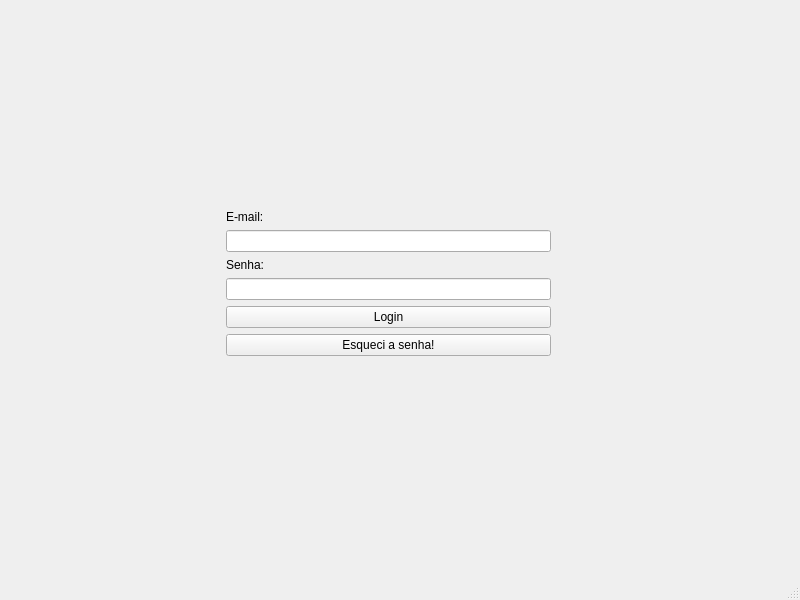
<?xml version="1.0" encoding="UTF-8"?>
<ui version="4.0">
 <class>MainWindow</class>
 <widget class="QMainWindow" name="MainWindow">
  <property name="geometry">
   <rect>
    <x>0</x>
    <y>0</y>
    <width>800</width>
    <height>600</height>
   </rect>
  </property>
  <property name="windowTitle">
   <string>MainWindow</string>
  </property>
  <widget class="QWidget" name="centralwidget">
   <widget class="QWidget" name="widget" native="true">
    <property name="geometry">
     <rect>
      <x>220</x>
      <y>210</y>
      <width>331</width>
      <height>151</height>
     </rect>
    </property>
    <widget class="QWidget" name="formLayoutWidget">
     <property name="geometry">
      <rect>
       <x>0</x>
       <y>0</y>
       <width>331</width>
       <height>151</height>
      </rect>
     </property>
     <layout class="QFormLayout" name="formLayout">
      <item row="0" column="1">
       <widget class="QLabel" name="label">
        <property name="text">
         <string>E-mail:</string>
        </property>
       </widget>
      </item>
      <item row="1" column="1">
       <widget class="QLineEdit" name="lineEdit"/>
      </item>
      <item row="2" column="1">
       <widget class="QLabel" name="label_2">
        <property name="text">
         <string>Senha:</string>
        </property>
       </widget>
      </item>
      <item row="3" column="1">
       <widget class="QLineEdit" name="lineEdit_2">
        <property name="echoMode">
         <enum>QLineEdit::Password</enum>
        </property>
       </widget>
      </item>
      <item row="4" column="1">
       <widget class="QPushButton" name="pushButton">
        <property name="text">
         <string>Login</string>
        </property>
       </widget>
      </item>
      <item row="5" column="1">
       <widget class="QPushButton" name="pushButton_2">
        <property name="text">
         <string>Esqueci a senha!</string>
        </property>
       </widget>
      </item>
     </layout>
    </widget>
   </widget>
  </widget>
  <widget class="QMenuBar" name="menubar">
   <property name="geometry">
    <rect>
     <x>0</x>
     <y>0</y>
     <width>800</width>
     <height>21</height>
    </rect>
   </property>
  </widget>
  <widget class="QStatusBar" name="statusbar"/>
 </widget>
 <resources/>
 <connections/>
</ui>
